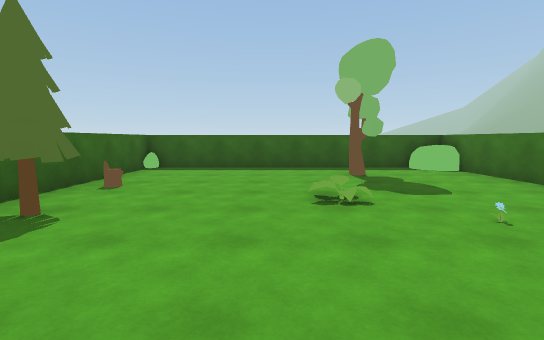
[1] (above)

16 first-person views from a walk through a scene from a Unity 3-D project. The camera is 1.5 m above the floor, tilts 6° down and sees 85° across. The floor is counted in squares, 2 m on a side. Each view is taken from the middle of a square. On the plan, view 1 faces up. The plan holds only what a view shows up to about 10 squares ahead; the rest is blank. The place goes on beyond the plan. The player is left out.

[2]
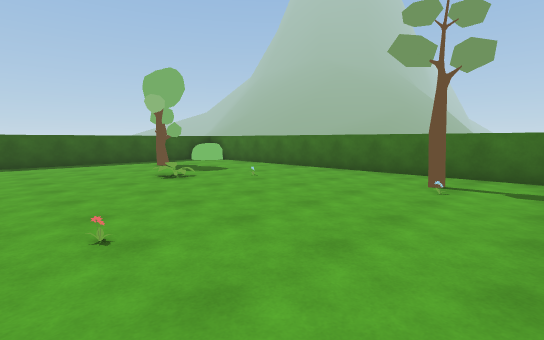

[3]
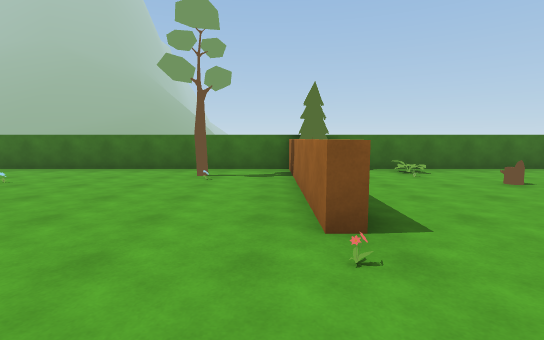

[4]
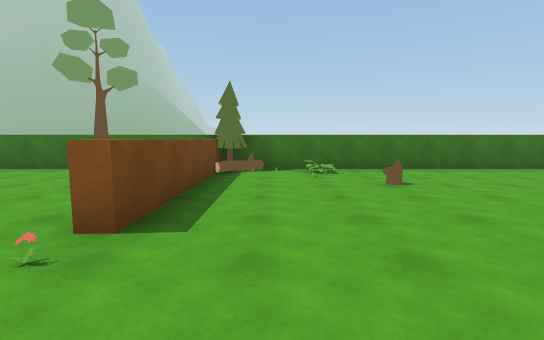

[5]
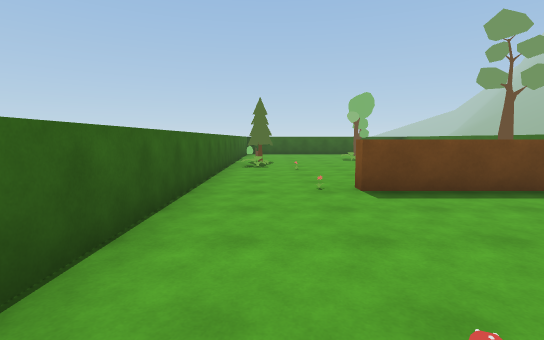

[6]
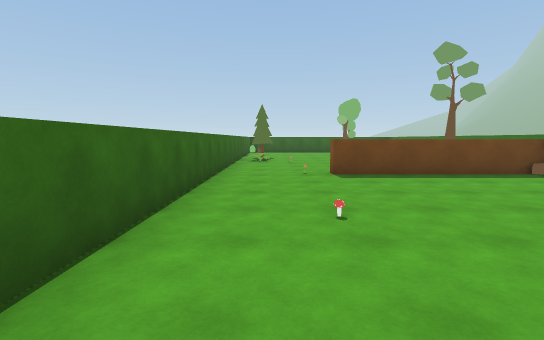

[7]
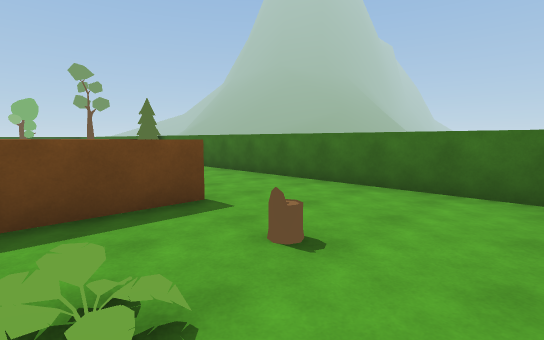

[8]
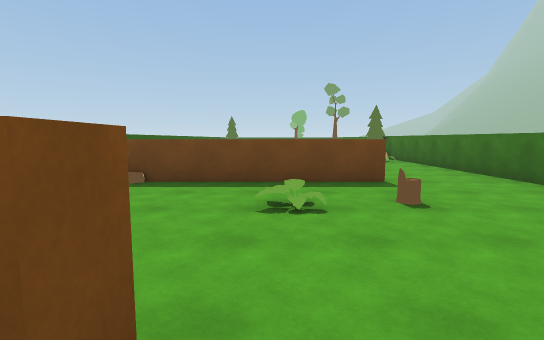

[9]
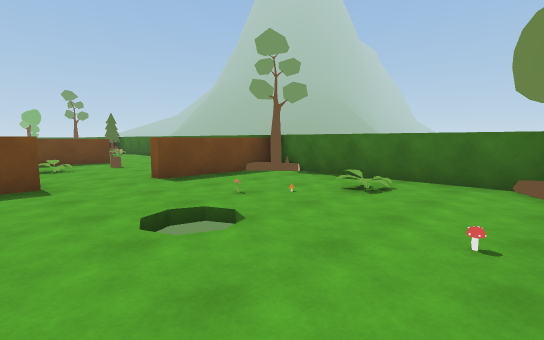

[10]
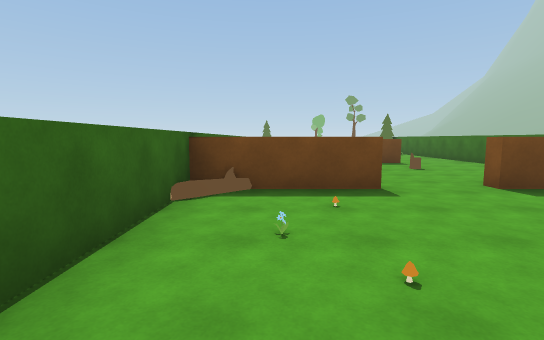

[11]
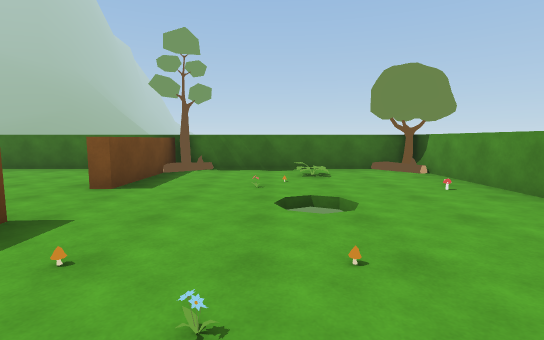

[12]
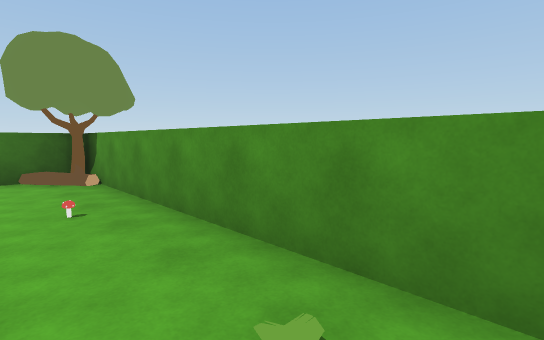

[13]
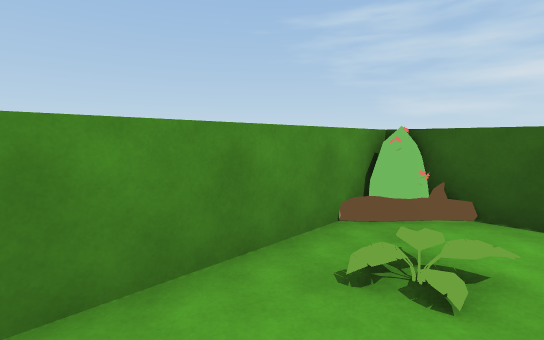

[14]
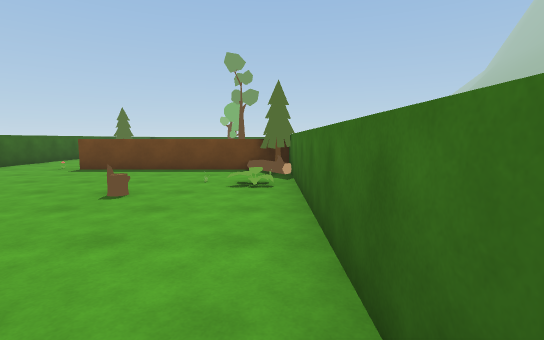

[15]
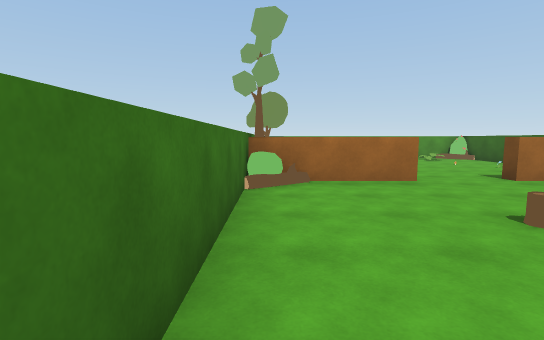

[16]
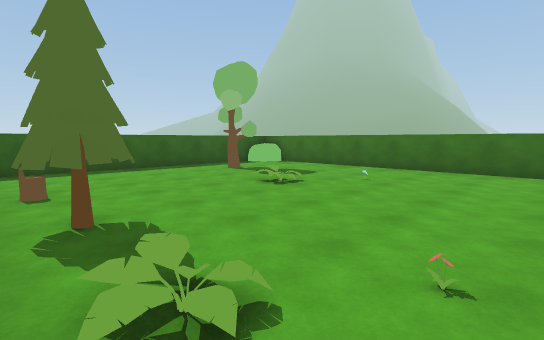

### Floor plan
Key: @ floor where view 1 was taken; # wall or solid block; . floor; / step, stairs or slope; = window, fence, low wall or low ledge; ^ raised ledge; O other object.
Columns run from 4 left of view 1 to 5 right of it. Each row starts with its distance up from view 1.
  8  O########
  7 #.......O#
  6 #.....O..#
  5 #O.......#
  4 #........#
  3  .O...O..#
  2  ........#
  1  #.......#
  0 #..O@....#
 -1 #.....OO.#
 -2 #.......##
 -3 #..O....O#
 -4 #........#
 -5 #......O.#
 -6 #..O..O..#
 -7 #........#
 -8 #... ....#
 -9   .   ...#
-10  O^^^^...#
-11   ....O..#
-12 # .......#
-13 =  .....O#
-14  ^##..##O
-15  O......O#
-16 #..O..O.O#
-17 #.OO//O..#
-18 #...////.#
-19 #O......O#
-20  O...O..O#
-21  #######^

Positions as (right, up) in squares from view 1, and headings:
1: (0, 0), facing up
2: (-2, -2), facing up-right
3: (-3, -2), facing right
4: (-3, -4), facing right
5: (-2, -7), facing up
6: (-2, -9), facing up
7: (0, -13), facing up-right
8: (0, -15), facing up
9: (-1, -20), facing up-right
10: (-2, -19), facing up
11: (-3, -17), facing right
12: (-2, -19), facing down-right
13: (0, -19), facing down-left
14: (4, -10), facing up
15: (4, -9), facing down
16: (-3, 0), facing up-right
